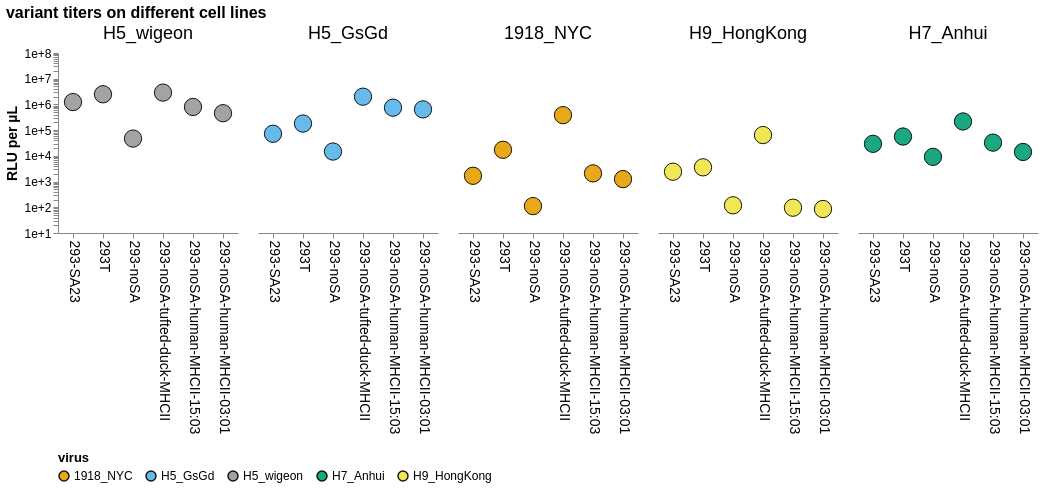

Notebook source saved alongside this figure:
### Code cell
CBPALETTE = ('#E69F00','#56B4E9','#999999','#009E73','#F0E442','#0072B2','#D55E00','#CC79A7')

average_titers = average_titers.copy()

average_titers["virus"] = average_titers["virus"].astype(
    CategoricalDtype(categories=virus_order, ordered=True)
)

average_titers["cells"] = average_titers["cells"].astype(
    CategoricalDtype(categories=cells_order, ordered=True)
)

base = alt.Chart(average_titers).encode(
    x=alt.X(
        "cells:N",
        sort=cells_order,
        title=None,
        axis=alt.Axis(
            labelAngle=90,
            labelFontSize=14,
            labelLimit=0
        ),
    ),
    y=alt.Y(
        "mean_RLUperuL:Q",
        scale=alt.Scale(type="log", domain=[10, 1e8]),
        title="RLU per µL",
        axis=alt.Axis(
            titleFontSize=14,
            labelFontSize=12,
            format=".0e"
        ),
    ),
    color=alt.Color(
        "virus:N",
        scale=alt.Scale(range=CBPALETTE),
        legend=alt.Legend(
            title="virus",
            orient="bottom",
            titleFontSize=13,
            labelFontSize=12,
            labelLimit=0
        ),
    ),
    tooltip=[
        "virus:N",
        "cells:N",
        alt.Tooltip("mean_RLUperuL:Q", format=".2e"),
    ],
)

points = base.mark_point(
    size=300,
    filled=True,
    opacity=0.9,
    stroke="black",
    strokeWidth=1,
)


chart = (
    alt.layer(points)
    .properties(
        width=180,
        height=180
    )
    .facet(
        column=alt.Column(
            "virus:N",
            sort=virus_order,
            header=alt.Header(
                title=None,
                labelFontSize=18,
                labelOrient="top",
            ),
        ),
        columns=4,
    )
    .properties(
        title="variant titers on different cell lines"
    )
    .resolve_scale(
        y="shared"
    )
    .configure_axis(
        grid=False
    )
    .configure_view(
        stroke=None
    )
    .configure_title(
        fontSize=16
    )
    .configure_facet(
        spacing=20
    )
)

chart

### Figure 1 — Vega-Lite specification as saved in the notebook (floating-point values rounded to 4 significant figures)
{"config": {"view": {"continuousWidth": 300, "continuousHeight": 300, "stroke": null}, "axis": {"grid": false}, "facet": {"spacing": 20}, "title": {"fontSize": 16}}, "data": {"name": "data-12370f2b0c659fe0d0dbd73c9fcec76b"}, "facet": {"column": {"field": "virus", "header": {"labelFontSize": 18, "labelOrient": "top", "title": null}, "sort": ["H5_wigeon", "H5_GsGd", "1918_NYC", "H9_HongKong", "H7_Anhui"], "type": "nominal"}}, "spec": {"layer": [{"mark": {"type": "point", "filled": true, "opacity": 0.9, "size": 300, "stroke": "black", "strokeWidth": 1}, "encoding": {"color": {"field": "virus", "legend": {"labelFontSize": 12, "labelLimit": 0, "orient": "bottom", "title": "virus", "titleFontSize": 13}, "scale": {"range": ["#E69F00", "#56B4E9", "#999999", "#009E73", "#F0E442", "#0072B2", "#D55E00", "#CC79A7"]}, "type": "nominal"}, "tooltip": [{"field": "virus", "type": "nominal"}, {"field": "cells", "type": "nominal"}, {"field": "mean_RLUperuL", "format": ".2e", "type": "quantitative"}], "x": {"axis": {"labelAngle": 90, "labelFontSize": 14, "labelLimit": 0}, "field": "cells", "sort": ["293-SA23", "293T", "293-noSA", "293-noSA-tufted-duck-MHCII", "293-noSA-human-MHCII-15:03", "293-noSA-human-MHCII-03:01"], "title": null, "type": "nominal"}, "y": {"axis": {"format": ".0e", "labelFontSize": 12, "titleFontSize": 14}, "field": "mean_RLUperuL", "scale": {"domain": [10, 100000000.0], "type": "log"}, "title": "RLU per µL", "type": "quantitative"}}}], "height": 180, "width": 180}, "columns": 4, "resolve": {"scale": {"y": "shared"}}, "title": "variant titers on different cell lines", "$schema": "https://vega.github.io/schema/vega-lite/v6.1.0.json", "datasets": {"data-12370f2b0c659fe0d0dbd73c9fcec76b": [{"virus": "1918_NYC", "cells": "293-SA23", "oseltamivir": "no", "media": "IGM", "mean_RLUperuL": 1679.0}, {"virus": "1918_NYC", "cells": "293-noSA", "oseltamivir": "no", "media": "IGM", "mean_RLUperuL": 111.4}, {"virus": "1918_NYC", "cells": "293-noSA-human-MHCII-03:01", "oseltamivir": "no", "media": "IGM", "mean_RLUperuL": 1247.0}, {"virus": "1918_NYC", "cells": "293-noSA-human-MHCII-15:03", "oseltamivir": "no", "media": "IGM", "mean_RLUperuL": 2082.0}, {"virus": "1918_NYC", "cells": "293-noSA-tufted-duck-MHCII", "oseltamivir": "no", "media": "IGM", "mean_RLUperuL": 383700.0}, {"virus": "1918_NYC", "cells": "293T", "oseltamivir": "no", "media": "IGM", "mean_RLUperuL": 17230.0}, {"virus": "H5_GsGd", "cells": "293-SA23", "oseltamivir": "no", "media": "IGM", "mean_RLUperuL": 72350.0}, {"virus": "H5_GsGd", "cells": "293-noSA", "oseltamivir": "no", "media": "IGM", "mean_RLUperuL": 14730.0}, {"virus": "H5_GsGd", "cells": "293-noSA-human-MHCII-03:01", "oseltamivir": "no", "media": "IGM", "mean_RLUperuL": 642300.0}, {"virus": "H5_GsGd", "cells": "293-noSA-human-MHCII-15:03", "oseltamivir": "no", "media": "IGM", "mean_RLUperuL": 747900.0}, {"virus": "H5_GsGd", "cells": "293-noSA-tufted-duck-MHCII", "oseltamivir": "no", "media": "IGM", "mean_RLUperuL": 2002000.0}, {"virus": "H5_GsGd", "cells": "293T", "oseltamivir": "no", "media": "IGM", "mean_RLUperuL": 180400.0}, {"virus": "H5_wigeon", "cells": "293-SA23", "oseltamivir": "no", "media": "IGM", "mean_RLUperuL": 1239000.0}, {"virus": "H5_wigeon", "cells": "293-noSA", "oseltamivir": "no", "media": "IGM", "mean_RLUperuL": 46990.0}, {"virus": "H5_wigeon", "cells": "293-noSA-human-MHCII-03:01", "oseltamivir": "no", "media": "IGM", "mean_RLUperuL": 455600.0}, {"virus": "H5_wigeon", "cells": "293-noSA-human-MHCII-15:03", "oseltamivir": "no", "media": "IGM", "mean_RLUperuL": 797800.0}, {"virus": "H5_wigeon", "cells": "293-noSA-tufted-duck-MHCII", "oseltamivir": "no", "media": "IGM", "mean_RLUperuL": 2882000.0}, {"virus": "H5_wigeon", "cells": "293T", "oseltamivir": "no", "media": "IGM", "mean_RLUperuL": 2484000.0}, {"virus": "H7_Anhui", "cells": "293-SA23", "oseltamivir": "no", "media": "IGM", "mean_RLUperuL": 29350.0}, {"virus": "H7_Anhui", "cells": "293-noSA", "oseltamivir": "no", "media": "IGM", "mean_RLUperuL": 9162.0}, {"virus": "H7_Anhui", "cells": "293-noSA-human-MHCII-03:01", "oseltamivir": "no", "media": "IGM", "mean_RLUperuL": 14180.0}, {"virus": "H7_Anhui", "cells": "293-noSA-human-MHCII-15:03", "oseltamivir": "no", "media": "IGM", "mean_RLUperuL": 32600.0}, {"virus": "H7_Anhui", "cells": "293-noSA-tufted-duck-MHCII", "oseltamivir": "no", "media": "IGM", "mean_RLUperuL": 217400.0}, {"virus": "H7_Anhui", "cells": "293T", "oseltamivir": "no", "media": "IGM", "mean_RLUperuL": 56420.0}, {"virus": "H9_HongKong", "cells": "293-SA23", "oseltamivir": "no", "media": "IGM", "mean_RLUperuL": 2417.0}, {"virus": "H9_HongKong", "cells": "293-noSA", "oseltamivir": "no", "media": "IGM", "mean_RLUperuL": 119.4}, {"virus": "H9_HongKong", "cells": "293-noSA-human-MHCII-03:01", "oseltamivir": "no", "media": "IGM", "mean_RLUperuL": 85.63}, {"virus": "H9_HongKong", "cells": "293-noSA-human-MHCII-15:03", "oseltamivir": "no", "media": "IGM", "mean_RLUperuL": 96.32}, {"virus": "H9_HongKong", "cells": "293-noSA-tufted-duck-MHCII", "oseltamivir": "no", "media": "IGM", "mean_RLUperuL": 64360.0}, {"virus": "H9_HongKong", "cells": "293T", "oseltamivir": "no", "media": "IGM", "mean_RLUperuL": 3581.0}]}}
